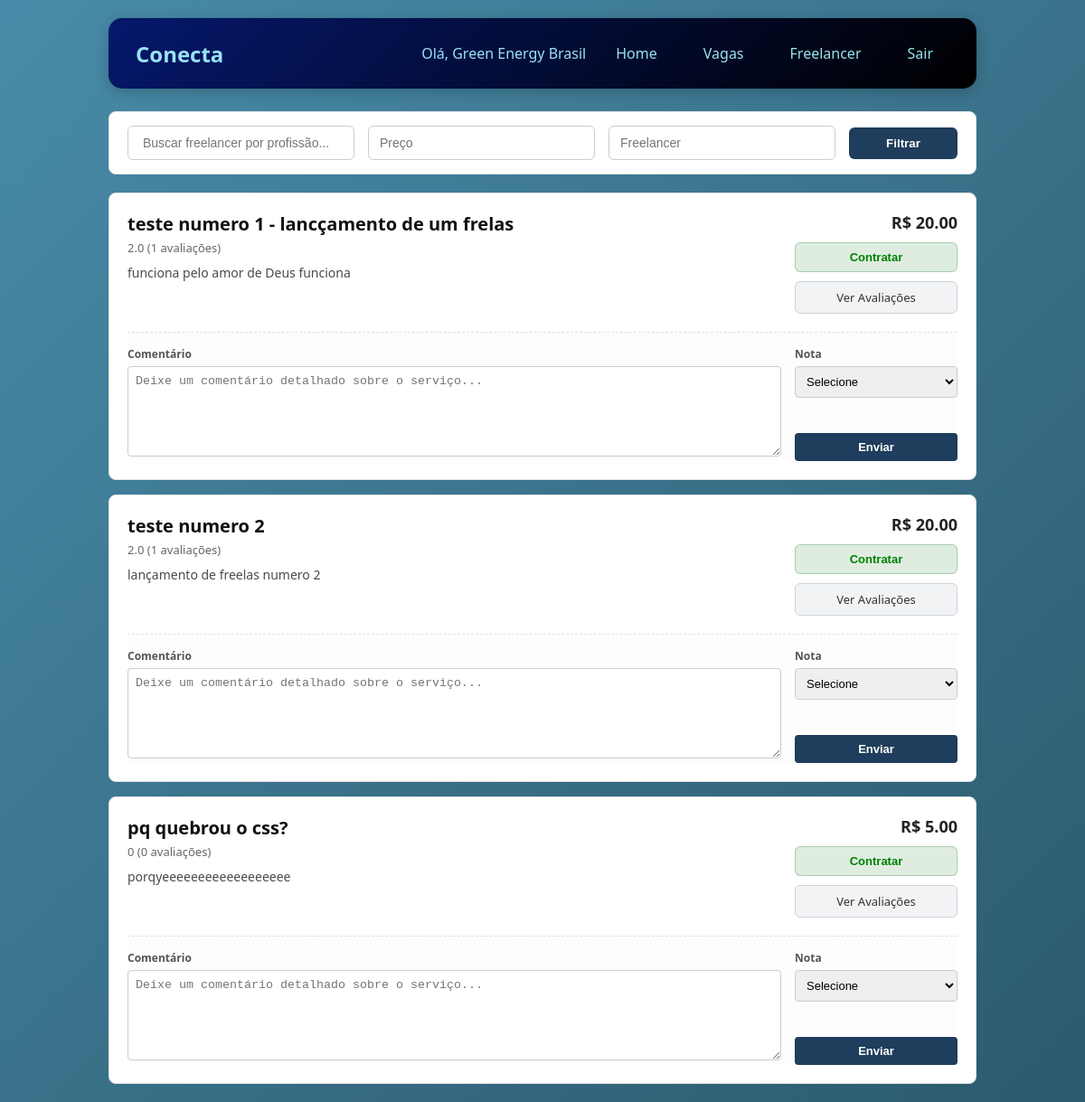
/freelancer (signed in), run on the app's committed database.
### tables this page shows
CREATE TABLE freelancers (
    id_freelancer INTEGER PRIMARY KEY AUTOINCREMENT,
    id_funcionario INTEGER NOT NULL,
    profissao TEXT,
    servico_oferecido TEXT,
    preco_medio REAL,
    disponibilidade TEXT DEFAULT 'disponivel',
    total_avaliacoes INTEGER DEFAULT 0,
    data_cadastro TIMESTAMP DEFAULT CURRENT_TIMESTAMP,
    FOREIGN KEY (id_funcionario) REFERENCES funcionarios(id_funcionario) ON DELETE CASCADE
);

### routes/route_freelancer.py (the view)
@bp_freelancer.route('/freelancer', methods=['GET', 'POST'])
def buscar_freelancer():
    if 'usuario_id' not in session:
        return redirect('/')
    id_usuario = session['usuario_id']
    tipo_usuario = session.get('tipo')
    busca = request.args.get('busca', '')
    disponibilidade = request.args.get('disponibilidade', '')
    preco_medio_min = request.args.get('preco_medio_min', '')
    preco_medio_max = request.args.get('preco_medio_max', '')
    try:
        preco_medio_min = float(preco_medio_min) if preco_medio_min else None
    except ValueError:
        preco_medio_min = None
    try:
        preco_medio_max = float(preco_medio_max) if preco_medio_max else None
    except ValueError:
        preco_medio_max = None
    resultado = Freelancer.buscar_freelancer(busca=busca if busca else None,
                                             disponibilidade=disponibilidade if disponibilidade else None,
                                             preco_medio_min=preco_medio_min,preco_medio_max=preco_medio_max)
    freelancers_com_status = []
    for freelancer in resultado:
        freelancer_dict = dict(freelancer)
        tipo_contratante = session['tipo']
        if tipo_usuario == 'empresa' or tipo_usuario == 'funcionario':
            contratacao = ContratacaoCRUD.buscar_por_freelancer_e_contratante(
                freelancer['id_freelancer'],
                id_usuario,
                tipo_contratante
                )
            freelancer_dict['ja_contratou'] = contratacao is not None
            media_info = Avaliacao.calcular_media_avaliacoes(freelancer['id_freelancer'])
            freelancer_dict['media_avaliacao'] = media_info['media']
            freelancer_dict['total_avaliacoes'] = media_info['total']
            freelancer_dict['ja_contratou'] = contratacao is not None
            freelancers_com_status.append(freelancer_dict)
    return render_template('vaga/freelancer_listar.html',resultado=freelancers_com_status,busca=busca,
                           disponibilidade=disponibilidade,preco_medio_min=preco_medio_min,preco_medio_max=preco_medio_max,
                           tipo_usuario=tipo_usuario)

### CRUDs/crud_avaliacao.py (called while the page is built)
    @staticmethod
    def calcular_media_avaliacoes(id_freelancer):
        conn = get_connection()
        try:
            cursor = conn.cursor()
            cursor.execute('''
                SELECT AVG(nota) as media, COUNT(*) as total
                FROM avaliacoes
                WHERE id_freelancer = ?
            ''', (id_freelancer,))
            resultado = cursor.fetchone()
            if resultado and resultado['media']:
                return {
                    'media': round(resultado['media'], 1),
                    'total': resultado['total']
                }
            return {'media': 0, 'total': 0}
        finally:
            conn.close()

### CRUDs/crud_contratar.py (called while the page is built)
    @staticmethod
    def buscar_por_freelancer_e_contratante(id_freelancer, id_contratante,tipo_contratante):
        conn = get_connection()
        try:
            cursor = conn.cursor()
            cursor.execute('''
                SELECT * FROM contratacoes
                WHERE id_freelancer = ? AND id_contratante = ? AND tipo_contratante =?
                AND status IN ('pendente','aceito','recusado','concluido','cancelado')
            ''', (id_freelancer, id_contratante,tipo_contratante))
            return cursor.fetchone()
        finally:
            conn.close()

### CRUDs/crud_freelancer.py (called while the page is built, shortened)
    @staticmethod
    def buscar_freelancer(filtros=None):
        conn = get_connection()
        try:
            cursor = conn.cursor()
            query = '''
                SELECT * FROM freelancers
                WHERE 1=1
            '''
            params = []
            query += " ORDER BY preco_medio DESC"
            cursor.execute(query, params)
            return cursor.fetchall()
        finally:
            conn.close()

### database/connect.py (called while the page is built)
def get_connection():
    conn = sqlite3.connect(Config.DB_PATH)
    conn.execute("PRAGMA foreign_keys = ON;")
    conn.row_factory = sqlite3.Row
    return conn

### models/model_avaliacao.py (called while the page is built)
    @staticmethod
    def calcular_media_avaliacoes(id_freelancer):
        return AvaliacaoCRUD.calcular_media_avaliacoes(id_freelancer)

### templates/vaga/freelancer_listar.html (shortened to what this page needs)
{% extends "menu.html" %}
{% block content %}
<link rel="stylesheet" href="../static/css/vaga/listar_freelas.css">
<div class="filtros">
    <form method="GET" action="{{ url_for('freelancer.buscar_freelancer') }}">
        <input type="text" name="busca" placeholder=" Buscar freelancer por profissão..." value="{{ busca or '' }}">
        <input type="number" name="preco_medio_min" placeholder="Preço" value="{{ preco_min or '' }}" step="1000">
        <input type="text" name="freelancer" placeholder="Freelancer" value="{{ freelancer or '' }}">
        <div class="grupo-botoes-filtros">
            <button type="submit" class="btn-filtrar"> Filtrar</button>
        </div>
    </form>
</div>
<div class="freelancers-container">
    {% if resultado %}
        {% for freelancer in resultado %}
        <div class="freelancer-card">
            <div class="card-conteudo-superior">
                <div class="card-esquerda">
                    <div class="avaliacao-info">
                        <h2>{{ freelancer.profissao }}</h2>
                        <div class="sub-avaliacao-info">
                            {{ freelancer.media_avaliacao }} ({{ freelancer.total_avaliacoes }} avaliações)
                        </div>
                    </div>
                    <p class="descricao">
                        {{ freelancer.servico_oferecido[:250] }}
                    </p>
                </div>
                <div class="card-direita">
                    <div class="salario">
                        {% if freelancer.preco_medio %}
                            R$ {{ "%.2f"|format(freelancer.preco_medio) }}
                        {% else %}
                            Preço a combinar
                        {% endif %}
                    </div>
                    <form class="form-contratar-bloco" method="POST" action="{{ url_for('contratar_frelas.contratar', id_freelancer=freelancer.id_freelancer) }}">
                        <button type="submit" class="btn-contratar">Contratar</button>
                    </form>
                    <div class="acoes-bloco">
                        <a href="{{ url_for('avaliacao.ver_avaliacoes', id_freelancer=freelancer.id_freelancer) }}" class="btn-link-avaliacoes">
                            Ver Avaliações
                        </a>
                    </div>
                </div>
            </div>
            {% if freelancer.ja_contratou and not freelancer.avaliado %}
                <form class="form-avaliar" method="POST" action="{{ url_for('avaliacao.avaliar_freelancer', id_freelancer=freelancer.id_freelancer) }}">
                    <div class="grupo-comentario">
                        <label>Comentário</label>
                        <textarea name="comentario" placeholder="Deixe um comentário detalhado sobre o serviço..."></textarea>
                    </div>
                    <div class="grupo-nota">
                        <div>
                            <label>Nota</label>
                            <select name="nota" required>
                                <option value="">Selecione</option>
                            </select>
                        </div>
                        <button type="submit" class="btn-enviar">Enviar</button>
                    </div>
                </form>
            {% elif freelancer.ja_contratou and freelancer.avaliado %}
                <p class="avaliado-msg">Já avaliado</p>
            {% endif %}
        </div>
        {% endfor %}
    {% else %}
        <div class="sem-vagas">
            <p>Nenhum freelancer encontrado com os filtros selecionados.</p>
            <p>Tente ajustar sua busca ou verifique outras oportunidades!</p>
        </div>
    {% endif %}
</div>
{% endblock %}

### static/css/home/homef.css (style rules this page uses)
* { margin: 0; padding: 0; box-sizing: border-box; }
body { font-family: 'Segoe UI', Tahoma, Geneva, Verdana, sans-serif; background: linear-gradient(135deg, #488BA8 0%, #2c5a6e 100%); min-height: 100vh; }

### static/css/vaga/listar_freelas.css (style rules this page uses)
.filtros { background: #ffffff; padding: 15px 20px; border-radius: 8px; border: 1px solid #e0e0e0; margin-bottom: 20px; width: 100%; box-sizing: border-box; }
.filtros form { display: flex; gap: 15px; align-items: center; }
.filtros input { flex: 1; padding: 10px 12px; border: 1px solid #cccccc; border-radius: 6px; font-size: 14px; outline: none; }
.grupo-botoes-filtros { display: flex; flex-direction: column; gap: 8px; min-width: 120px; }
.btn-filtrar { background-color: #1f3d5c; color: #ffffff; border: none; padding: 10px 20px; border-radius: 6px; font-weight: 600; cursor: pointer; text-align: center; }
.freelancers-container { display: flex; flex-direction: column; gap: 16px; width: 100%; box-sizing: border-box; }
.freelancer-card { background: #ffffff; border-radius: 8px; border: 1px solid #e0e0e0; padding: 20px; display: flex; flex-direction: column; gap: 15px; width: 100%; box-sizing: border-box; }
.card-conteudo-superior { display: flex; justify-content: space-between; align-items: flex-start; gap: 20px; width: 100%; }
.card-esquerda { flex: 1; display: flex; flex-direction: column; gap: 8px; }
.avaliacao-info h2 { font-size: 20px; margin: 0 0 4px 0; color: #111111; }
.sub-avaliacao-info { font-size: 13px; color: #666666; }
.descricao { font-size: 14px; line-height: 1.5; color: #4a4a4a; margin: 0; }
.card-direita { width: 180px; display: flex; flex-direction: column; gap: 10px; text-align: right; }
.salario { font-size: 18px; font-weight: 700; color: #222222; }
.form-contratar-bloco { width: 100%; margin: 0; }
.btn-contratar { width: 100%; background-color: #066e1120; color: green; border: 1px solid #066e1140; padding: 8px 12px; border-radius: 6px; font-weight: 600; font-size: 13px; cursor: pointer; box-sizing: border-box; }
.acoes-bloco { width: 100%; }
.acoes-bloco .btn-link-avaliacoes { display: block; width: 100%; text-decoration: none; text-align: center; box-sizing: border-box; padding: 8px 12px; font-size: 13px; background: #f1f3f5; color: #333; border: 1px solid #ced4da; border-radius: 6px; font-weight: 500; }
.form-avaliar { background: #fdfdfd; border-top: 1px dashed #e0e0e0; padding-top: 15px; margin-top: 5px; display: flex; gap: 15px; width: 100%; box-sizing: border-box; }
.grupo-comentario { flex: 1; }
.grupo-nota { width: 180px; display: flex; flex-direction: column; justify-content: space-between; }
.form-avaliar label { display: block; font-size: 12px; font-weight: bold; margin-bottom: 5px; color: #555555; }
.form-avaliar textarea { width: 100%; height: 100px; padding: 8px; border: 1px solid #ccc; border-radius: 4px; box-sizing: border-box; resize: vertical; }
.form-avaliar select { width: 100%; padding: 8px; font-size: 13px; border: 1px solid #ccc; border-radius: 4px; margin-bottom: 10px; box-sizing: border-box; height: 35px; }
.btn-enviar { width: 100%; background: #1f3d5c; color: white; border: none; padding: 8px 12px; border-radius: 4px; font-size: 13px; font-weight: 600; cursor: pointer; }

### data on the page
freelancers: profissao "teste numero 1 - lancçamento de um frelas", media_avaliacao "2.0", total_avaliacoes "1", servico_oferecido "funciona pelo amor de Deus funciona", preco_medio "20.00"
freelancers: profissao "teste numero 2", media_avaliacao "2.0", total_avaliacoes "1", servico_oferecido "lançamento de freelas numero 2", preco_medio "20.00"
freelancers: profissao "pq quebrou o css?", media_avaliacao "0", total_avaliacoes "0", servico_oferecido "porqyeeeeeeeeeeeeeeeeee", preco_medio "5.00"

### other printed values
{{ session.usuario_nome }} "Green Energy Brasil"
